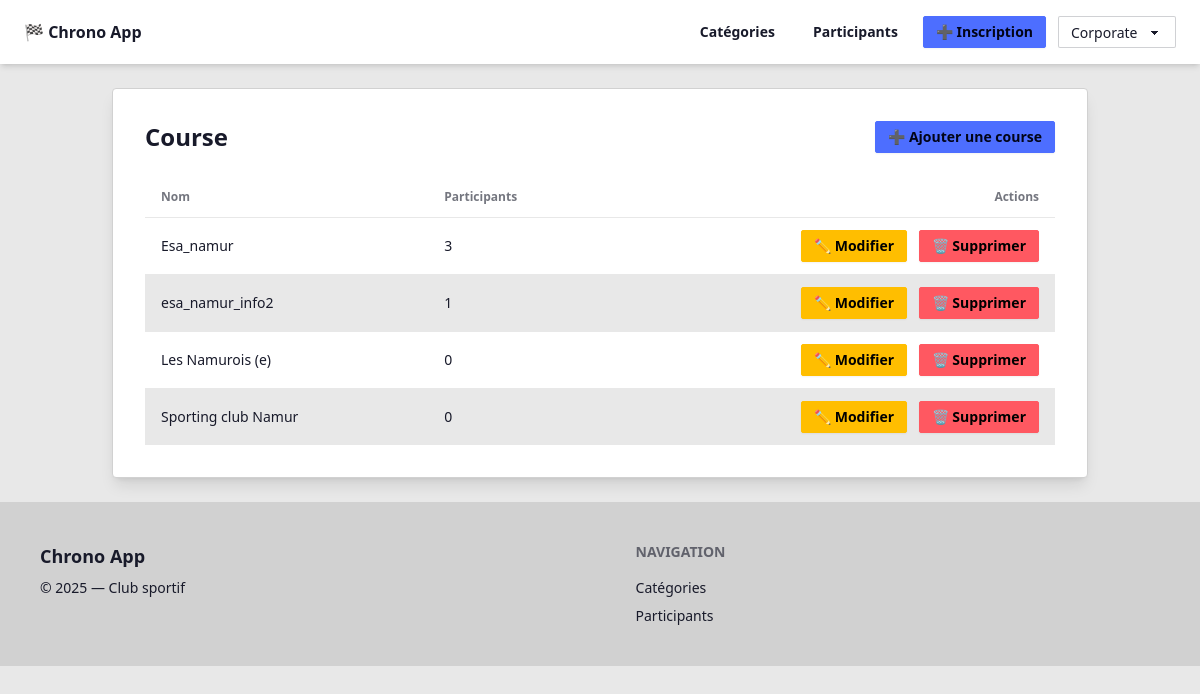
The page /categories/list.php on the database as committed earlier.
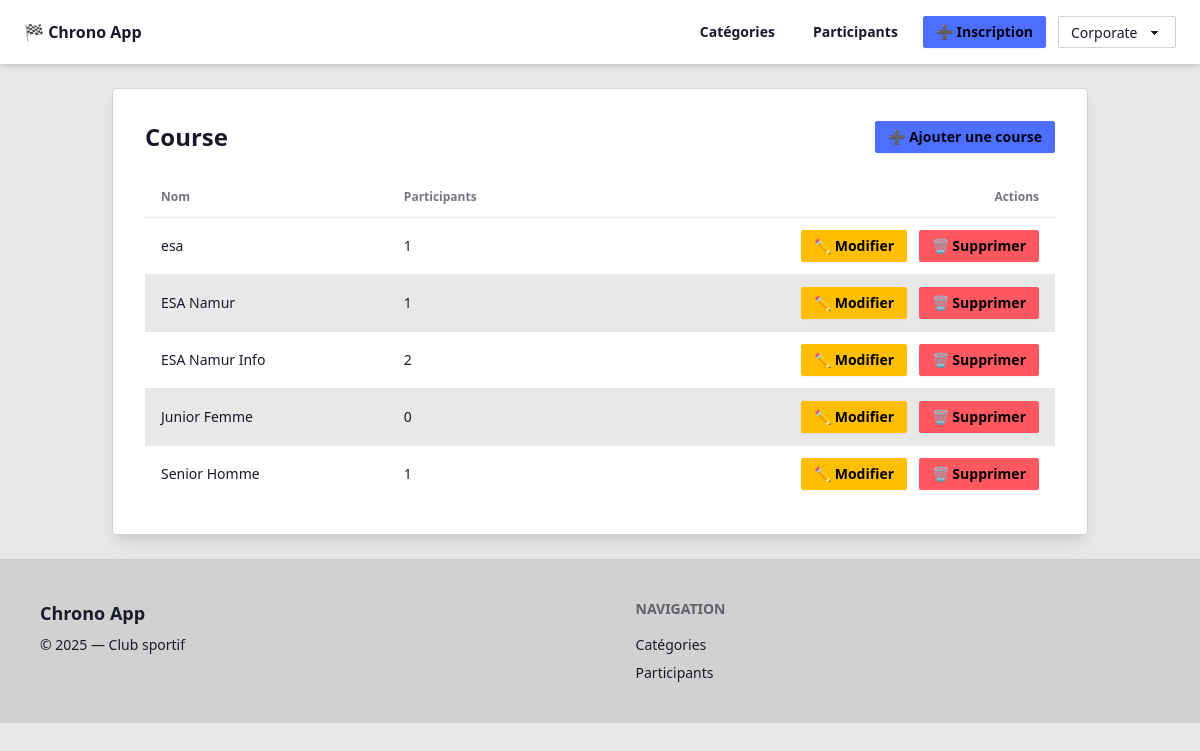
The same page on the database as committed later.
### tables this page shows
CREATE TABLE categories (
    id INTEGER PRIMARY KEY AUTOINCREMENT,
    cle TEXT NOT NULL UNIQUE,
    nom TEXT NOT NULL
);

### public/categories/list.php (the view, shortened to what this page needs)
<?php
require_once __DIR__ . '/../../include/db.php';
require_once __DIR__ . '/../../include/header.php';
$stmt = $db->query("
  SELECT c.id, c.cle, c.nom,
         (
           SELECT COUNT(*)
           FROM participants p
           WHERE p.categorie_id = c.id
         ) AS participants
  FROM categories c
  ORDER BY c.nom COLLATE NOCASE
");
$categories = $stmt->fetchAll();
?>
<div class="card bg-base-100 shadow-lg border border-base-300 p-8">
  <div class="flex justify-between items-center mb-6">
    <h1 class="text-2xl font-bold">Course</h1>
    <a href="add.php" class="btn btn-primary btn-sm">➕ Ajouter une course</a>
  </div>
  <?php if (!$categories): ?>
    <p class="opacity-70">Aucune course enregistrée.</p>
  <?php else: ?>
    <div class="overflow-x-auto">
      <table class="table table-zebra w-full">
        <thead>
          <tr>
            <th>Nom</th>
            <th>Participants</th>
            <th class="text-right">Actions</th>
          </tr>
        </thead>
        <tbody>
        <?php foreach ($categories as $c): ?>
          <tr>
            <td><?= htmlspecialchars($c['nom']) ?></td>
            <td><?= (int)$c['participants'] ?></td>
            <td class="text-right">
              <a href="edit.php?id=<?= $c['id'] ?>" class="btn btn-warning btn-sm text-black mr-2">
                ✏ Modifier
              </a>
              <a href="delete.php?id=<?= $c['id'] ?>"
                 class="btn btn-error btn-sm"
                 onclick="return confirm('Supprimer cette course ?')">
                🗑 Supprimer
              </a>
            </td>
          </tr>
        <?php endforeach; ?>
        </tbody>
      </table>
    </div>
  <?php endif; ?>
</div>
<?php require_once __DIR__ . '/../../include/footer.php'; ?>

Rows that differ between the two databases and show on the page:
removed categories: nom "Sporting club Namur", participants "0"
changed categories: nom "Esa_namur" → "esa"; participants "3" → "1"
added categories: nom "ESA Namur", participants "1"
changed categories: nom "esa_namur_info2" → "ESA Namur Info"; participants "1" → "2"
added categories: nom "Junior Femme", participants "0"
changed categories: nom "Les Namurois (e)" → "Senior Homme"; participants "0" → "1"
